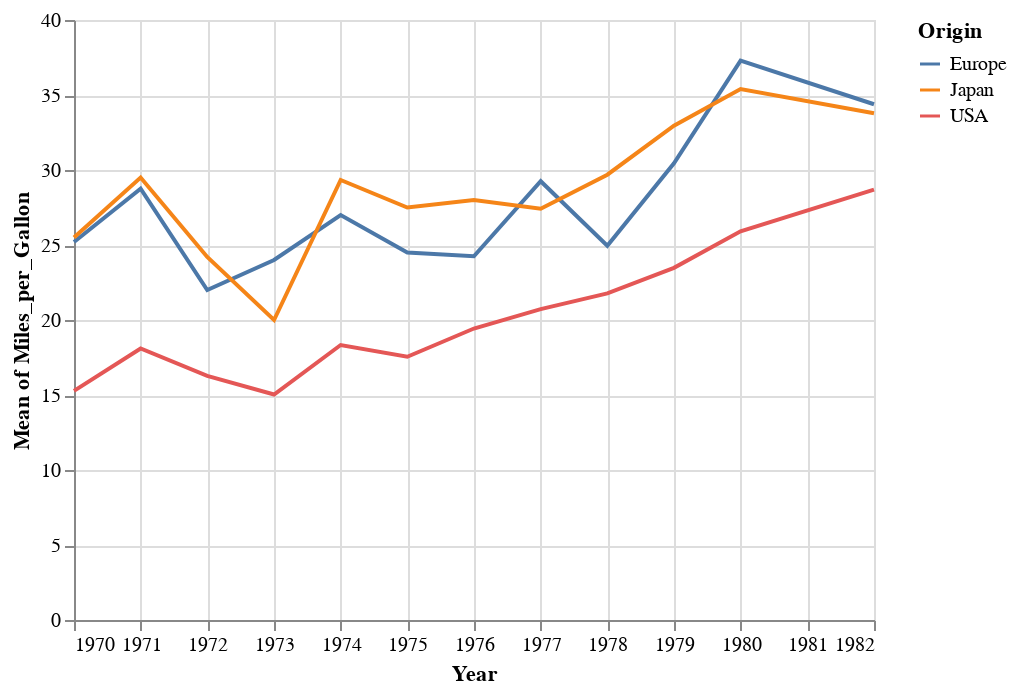

Write notebook code for a chart like this one.
### Code cell
alt.Chart(cars).mark_line().encode(
    x='Year',
    y='mean(Miles_per_Gallon)',
    color='Origin'
)

### Figure 1 — Vega-Lite specification as saved in the notebook (floating-point values rounded to 4 significant figures; data arrays with more than 128 entries replaced by an {"elided": "..."} marker saying what was removed)
{"$schema": "https://vega.github.io/schema/vega-lite/v2.4.1.json", "config": {"view": {"height": 300, "width": 400}}, "data": {"values": {"elided": "406 records"}}, "encoding": {"color": {"field": "Origin", "type": "nominal"}, "x": {"field": "Year", "type": "temporal"}, "y": {"aggregate": "mean", "field": "Miles_per_Gallon", "type": "quantitative"}}, "mark": "line"}
